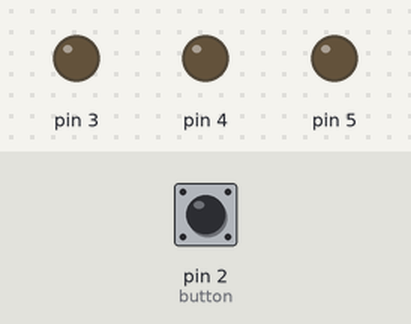
Bench run of a sketch on a simulated Arduino Uno, built with avr-gcc and run on an emulated ATmega328P. Parts: output pins drawn as LEDs (lit = HIGH). Dashed ring = blinking. The test bench sets the inputs (shaded band); at power-on: pin 2 (button) LOW.

Above: at 1.2 s.
1.3 s: pin 2 (button) pulled HIGH for 3.2 s
At 5.1 s:
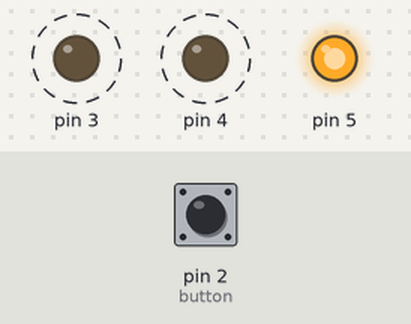
6.0 s: pin 2 (button) pulled HIGH for 1 s
At 7.9 s:
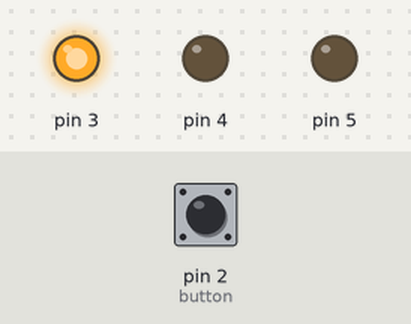
8.5 s: pin 2 (button) pulled HIGH for 0.15 s
At 9.5 s:
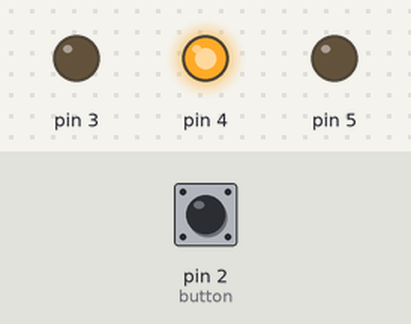
Timing chart, 0 to 11.5 s (numbered marks = the images above; inputs shaded):
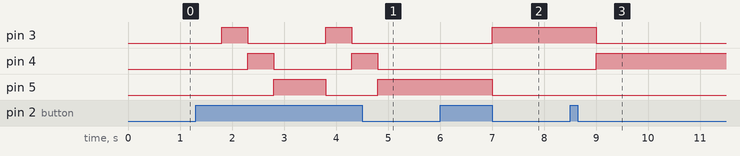

Measured:
- after the input at 1.3 s, pin 3: alternates HIGH for 0.50 s and LOW for 1.5 s, starting after 0.50 s; pin 4: alternates HIGH for 0.50 s and LOW for 1.5 s, starting after 1.0 s; pin 5: LOW → HIGH after 1.5 s, → LOW 1.0 s later, → HIGH 1.0 s later
- after the input at 6.0 s, pin 3: LOW → HIGH after 1.0 s; pin 5: HIGH → LOW after 1.0 s
- after the input at 8.5 s, pin 3: HIGH → LOW after 0.50 s; pin 4: LOW → HIGH after 0.50 s

The sketch:

Exercicio06.ino
```cpp
int rd = 3;
int yw = 4;
int gn = 5;
int button = 2;
int clickCount = 0;

void setup(){

  pinMode(button, INPUT);

  for(int i=3; i<=5; i++){

  pinMode(i, OUTPUT);

  }


}


void loop(){

  bool buttonState = digitalRead(2);

  if(buttonState == 1){

    delay(500);
    clickCount++;

    switch(clickCount){

    case 1:
    ledMix(1,0,0);
    break;
    case 2:
    ledMix(0,1,0);
    break;
    case 3:
    ledMix(0,0,1);
    break;

    default: clickCount = 0;

  }


  }

}

int ledMix(int a, int b, int c){

digitalWrite(3,a);
digitalWrite(4,b);
digitalWrite(5,c);
}
```
